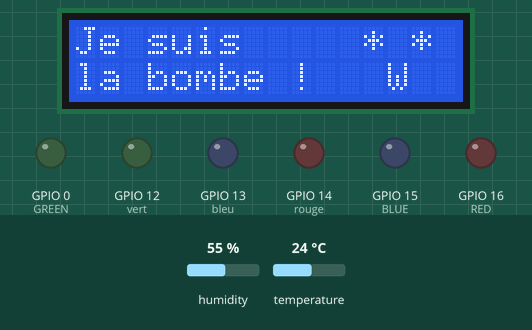
Recording of a sketch running on a simulated ESP8266 (NodeMCU). On the bench: 16×2 character LCD, output pins drawn as LEDs (lit = HIGH). Inputs (shaded band) come from the test bench; at power-on: temperature 24 °C, humidity 55 %. What the sketch prints to the serial monitor is not drawn.

Above: at 1.2 s.
1.3 s: temperature set to 12 °C
At 10.7 s:
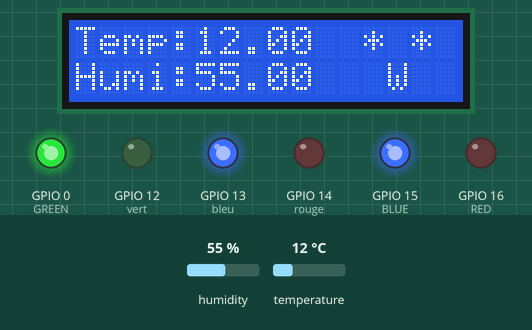
Timing chart, 0 to 12.2 s (numbered marks = the images above; inputs shaded):
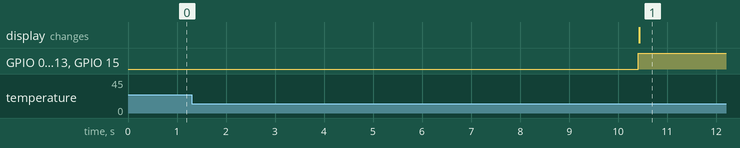

Measured:
- after the input at 1.3 s, GPIO 12 (vert): stays LOW (without the input it goes to HIGH after 9.1 s); GPIO 13 (bleu), GPIO 15 (BLUE): LOW → HIGH after 9.1 s; the display: changes after 9.1 s (image 1)

The sketch:

codemcu.ino
```cpp
#include <ThingSpeak.h>
#include <DHT.h>
#include <Wire.h>
#include <LiquidCrystal_I2C.h>
#include <Arduino.h>
#include <ESP8266WiFi.h>
#include <ESP8266WiFiMulti.h>
#include <ESP8266HTTPClient.h>
LiquidCrystal_I2C lcd(0x27,16,2);
#define DHTPIN 2
#define DHTTYPE DHT11
DHT dht(DHTPIN, DHTTYPE);
ESP8266WiFiMulti WiFiMulti;
#include <ArduinoJson.h>


#define DHTPIN 2
#define DHTTYPE DHT11


int bleu=13;//d7
int vert=12;//d6
int rouge=14;//d5


const int RED = 16;//d0
const int GREEN = 0;//d3
const int BLUE = 15;//d8

int cr;
int cg;
int cb;

int h;
int v=1;
float s=0.5;
int fhi;
int hi;
float f;
float l;
float m;
float n;
float r;
float g;
float b;
int ro;
int go;
int bo;


 int myChannelNumber = 659348;
const char * myWriteAPIKey = "3PV82UJFWVGA5NRW";

WiFiClient client;


  String myStatus = "";


void setup(){

  pinMode(rouge, OUTPUT);
  pinMode(bleu, OUTPUT);
  pinMode(vert, OUTPUT);

  pinMode(RED, OUTPUT);
  pinMode(GREEN, OUTPUT);
  pinMode(BLUE, OUTPUT);

  Serial.begin(115200);
  Serial.println("Bonjour");
  Serial.println("DHT11 et afficheur");

  //demarrage du capteur DHT11
  dht.begin();

  lcd.init();
  lcd.backlight();

    WiFi.mode(WIFI_STA);
  WiFiMulti.addAP("Elineda", "Iletaitunpetithumain");

  ThingSpeak.begin(client);

}
 void loop() {

     lcd.setCursor(0,0);
   lcd.print("Je suis   ");
   lcd.setCursor(12,0);
   lcd.print("* *");
   lcd.setCursor(0,1);
   lcd.print("la bombe !");
   lcd.setCursor(13,1);
   lcd.print("W");
  delay(10000);    //attendre 5s
dht.begin();

  float t = dht.readTemperature(); //mesure temperature (en ° celsius)
  float h = dht.readHumidity();   //mesure l'humidité (en %)

  //test si valeurs ont été récup
  if (isnan(h) || isnan(t)) {
    Serial.println("Failed to read from DHT sensor!"); //affiche message d'erreur
    return;                                            //quitte pour retenter lecture
  }
  else{
    ThingSpeak.setField(1, t);
    ThingSpeak.setField(2, h);

    ThingSpeak.setStatus(myStatus);

    int x = ThingSpeak.writeFields(myChannelNumber, myWriteAPIKey);
    if(x == 200){
        Serial.println("Channel update successful.");
      }
      else{
        Serial.println("Problem updating channel. HTTP error code " + String(x));
    }
    if (t<20){
      digitalWrite(bleu, 1);
      digitalWrite(vert, 0);
      digitalWrite(rouge, 0);
    }
    if(t>21 & t<26){
      digitalWrite(bleu, 0);
      digitalWrite(vert, 1);
      digitalWrite(rouge, 0);
    }
    if(t>25){
      digitalWrite(bleu, 0);
      digitalWrite(vert, 0);
      digitalWrite(rouge, 1);
    }


    if(t>0&t<9){
    cb=255/255*1023;
    cr=(255-(t/8*255))/255*1023;
    cg=0;
    }
    if(t>8&t<17){
    cb=255/255*1023;
    cg=(0+(t/8*255))/255*1023;
    cr=0;
    }
    if(t>16&t<25){
    cg=255/255*1023;
    cb=(255-(t/8*255))/255*1023;
    cr=0;
    }
    if(t>24&t<33){
    cg=255/255*1023;
    cr=(0+(t/8*255))/255*1023;
    cb=0;
    }
    if(t>32&t<41){
    cr=255/255*1023;
    cg=(255-(t/8*255))/255*1023;
    cb=0;
    }

  analogWrite(RED, cr);
  analogWrite(GREEN, cg);
  analogWrite(BLUE, cb);
  }
  // affichage des valeurs dans le bus serie
  Serial.print("Temperature : ");
  Serial.print(t);
  Serial.println("*C\t");

  lcd.setCursor(0,0);
  lcd.print("Temp:");
  lcd.setCursor(5,0);
  lcd.print(t);

  Serial.print("Humidité : ");
  Serial.print(h);
  Serial.println(" %");

  lcd.setCursor(0,1);
  lcd.print("Humi:");
  lcd.setCursor(5,1);
  lcd.print(h);
  delay(3000);


 if(WiFi.status()== WL_CONNECTED){   //Check WiFi connection status

    StaticJsonBuffer<300> JSONbuffer;   //Declaring static JSON buffer
    JsonObject& JSONencoder = JSONbuffer.createObject();

    JSONencoder["temperature"] = t;
    JSONencoder["humidite"] = h;

    char JSONmessageBuffer[300];
    JSONencoder.prettyPrintTo(JSONmessageBuffer, sizeof(JSONmessageBuffer));
    Serial.println(JSONmessageBuffer);


   HTTPClient http;    //Declare object of class HTTPClient

   http.begin("http://elineda.ovh/dht11/ok.php");      //Specify request destination
   http.addHeader("Content-Type", "application/json");  //Specify content-type header

   int httpCode = http.POST(JSONmessageBuffer);   //Send the request
   String payload = http.getString();                  //Get the response payload

   Serial.println(httpCode);   //Print HTTP return code
   Serial.println(payload);    //Print request response payload

   http.end();  //Close connection

 }else{

    Serial.println("Error in WiFi connection");

 }
  h=300-(t/40*300);
fhi=h/60;
hi=fhi%6;
f=(h/60)-hi;
l=v*(1-s);
m=v*(1*(f*s));
n=v*(1-((1-f)*s));
if(hi==0){
  r=v;
  g=n;
  b=l;
}
if(hi==1){
  r=m;
  g=v;
  b=l;
}
if(hi==2){
  r=l;
  g=v;
  b=n;
}
if(hi==3){
  r=l;
  g=m;
  b=v;
}
if(hi==4){
  r=n;
  g=l;
  b=v;
}
if(hi==5){
  r=v;
  g=l;
  b=m;
}
ro=r*255;
go=g*255;
bo=b*255;

 Serial.println(ro);
 Serial.println(go);
 Serial.println(bo);

 //  analogWrite(RED, ro);
  //analogWrite(GREEN, go);
  //analogWrite(BLUE, bo);

delay(300000);


 }
```
